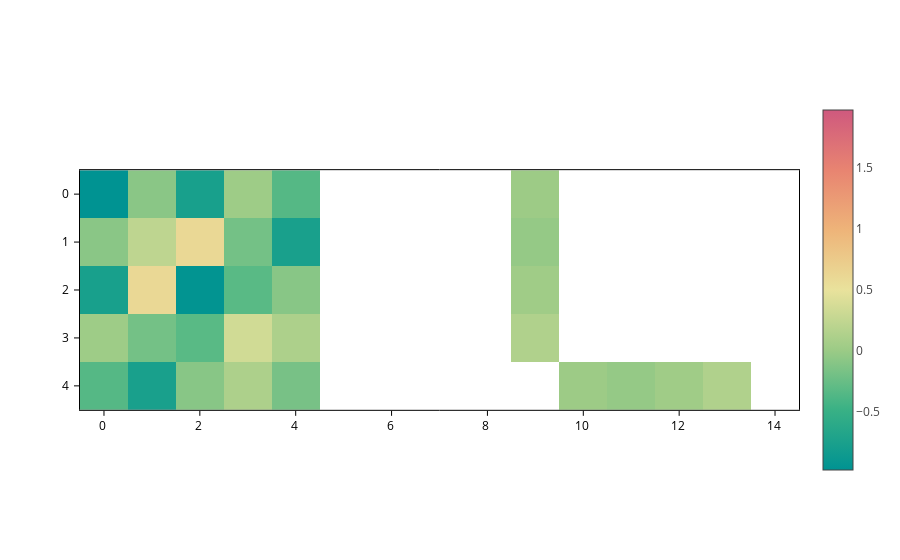

Here is the notebook cell this chart was saved with:
### Markdown cell above
Note how the `temps` colorscale makes it more clear that there are elements of the matrix that are not set (because the matrix is sparse). Those elements are not displayed.

The range of colors **by default is set from min to max**. **Unless there are negative and positive values**. In that case, the colorscale is just **centered at 0** by default.

However, you can set the `crange` and `cmid` to customize the colorscale as you wish. For example, to center the scale at `0.5`:

### Code cell
plot.update_inputs(cmid=0.5)

### Figure 1 — Plotly figure (JSON) as saved in the notebook; plotly's stock layout.template omitted (floating-point values rounded to 4 significant figures)
{"data": [{"coloraxis": "coloraxis", "meta": {}, "opacity": 1, "type": "heatmap", "z": [[-0.9789, -0.0809, -0.7685, 0.02144, -0.3461, NaN, NaN, NaN, NaN, 0.01656, NaN, NaN, NaN, NaN, NaN], [-0.0809, 0.2269, 0.6052, -0.1912, -0.7612, NaN, NaN, NaN, NaN, -0.02839, NaN, NaN, NaN, NaN, NaN], [-0.7685, 0.6052, -0.959, -0.3245, -0.09065, NaN, NaN, NaN, NaN, 0.03193, NaN, NaN, NaN, NaN, NaN], [0.02144, -0.1912, -0.3245, 0.341, 0.1142, NaN, NaN, NaN, NaN, 0.1379, NaN, NaN, NaN, NaN, NaN], [-0.3461, -0.7612, -0.09065, 0.1142, -0.1735, NaN, NaN, NaN, NaN, NaN, 0.01656, -0.02839, 0.03193, 0.1379, NaN]], "zsmooth": false}], "layout": {"coloraxis": {"cmid": 0.5, "colorscale": [[0.0, "rgb(0, 147, 146)"], [0.1667, "rgb(57, 177, 133)"], [0.3333, "rgb(156, 203, 134)"], [0.5, "rgb(233, 226, 156)"], [0.6667, "rgb(238, 180, 121)"], [0.8333, "rgb(232, 132, 113)"], [1.0, "rgb(207, 89, 126)"]], "showscale": true}, "scene": {"aspectmode": "data", "xaxis": {"range": [-0.5, 14.5]}, "yaxis": {"range": [4.5, -0.5]}}, "xaxis": {"constrain": "domain", "range": [-0.5, 14.5], "scaleanchor": "y", "scaleratio": 1}, "yaxis": {"constrain": "domain", "range": [4.5, -0.5]}}}
